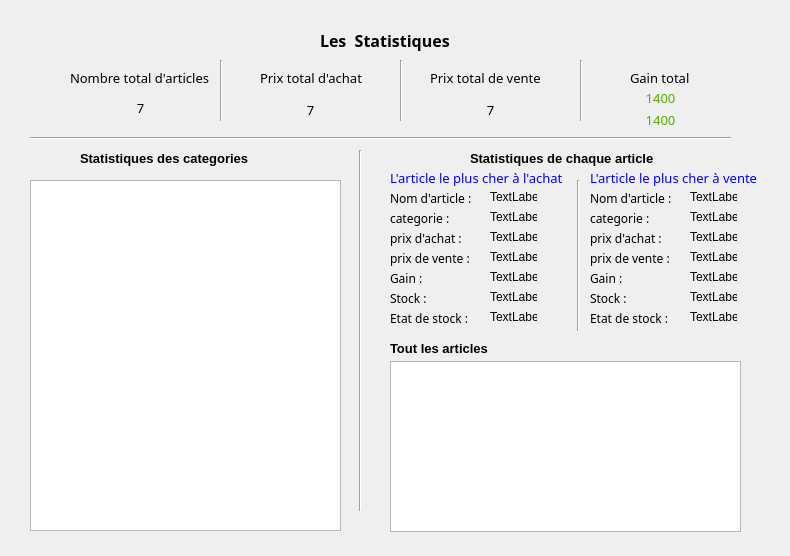
<?xml version="1.0" encoding="UTF-8"?>
<ui version="4.0">
 <class>Form</class>
 <widget class="QWidget" name="Form">
  <property name="geometry">
   <rect>
    <x>0</x>
    <y>0</y>
    <width>790</width>
    <height>556</height>
   </rect>
  </property>
  <property name="windowTitle">
   <string>Form</string>
  </property>
  <widget class="QLabel" name="label_6">
   <property name="geometry">
    <rect>
     <x>320</x>
     <y>30</y>
     <width>141</width>
     <height>21</height>
    </rect>
   </property>
   <property name="font">
    <font>
     <family>Neue Haas Grotesk Text Pro Blac</family>
     <pointsize>12</pointsize>
     <weight>75</weight>
     <bold>true</bold>
    </font>
   </property>
   <property name="text">
    <string>Les  Statistiques</string>
   </property>
  </widget>
  <widget class="QLabel" name="nbr">
   <property name="geometry">
    <rect>
     <x>70</x>
     <y>70</y>
     <width>151</width>
     <height>16</height>
    </rect>
   </property>
   <property name="font">
    <font>
     <family>Neue Haas Grotesk Text Pro Medi</family>
     <pointsize>10</pointsize>
     <weight>50</weight>
     <bold>false</bold>
    </font>
   </property>
   <property name="text">
    <string>Nombre total d'articles </string>
   </property>
  </widget>
  <widget class="QLabel" name="label_4">
   <property name="geometry">
    <rect>
     <x>260</x>
     <y>70</y>
     <width>111</width>
     <height>16</height>
    </rect>
   </property>
   <property name="font">
    <font>
     <family>Neue Haas Grotesk Text Pro Medi</family>
     <pointsize>10</pointsize>
     <weight>50</weight>
     <bold>false</bold>
    </font>
   </property>
   <property name="text">
    <string>Prix total d'achat</string>
   </property>
  </widget>
  <widget class="QLabel" name="label_5">
   <property name="geometry">
    <rect>
     <x>430</x>
     <y>70</y>
     <width>131</width>
     <height>16</height>
    </rect>
   </property>
   <property name="font">
    <font>
     <family>Neue Haas Grotesk Text Pro Medi</family>
     <pointsize>10</pointsize>
     <weight>50</weight>
     <bold>false</bold>
    </font>
   </property>
   <property name="text">
    <string>Prix total de vente</string>
   </property>
  </widget>
  <widget class="QLabel" name="nbrTotal">
   <property name="geometry">
    <rect>
     <x>110</x>
     <y>100</y>
     <width>61</width>
     <height>16</height>
    </rect>
   </property>
   <property name="font">
    <font>
     <family>Neue Haas Grotesk Text Pro Medi</family>
     <pointsize>10</pointsize>
     <weight>50</weight>
     <bold>false</bold>
    </font>
   </property>
   <property name="layoutDirection">
    <enum>Qt::LeftToRight</enum>
   </property>
   <property name="text">
    <string>7</string>
   </property>
   <property name="alignment">
    <set>Qt::AlignCenter</set>
   </property>
  </widget>
  <widget class="QLabel" name="label_10">
   <property name="geometry">
    <rect>
     <x>630</x>
     <y>70</y>
     <width>71</width>
     <height>16</height>
    </rect>
   </property>
   <property name="font">
    <font>
     <family>Neue Haas Grotesk Text Pro Medi</family>
     <pointsize>10</pointsize>
     <weight>50</weight>
     <bold>false</bold>
    </font>
   </property>
   <property name="text">
    <string>Gain total</string>
   </property>
  </widget>
  <widget class="QLabel" name="gainTotal">
   <property name="geometry">
    <rect>
     <x>600</x>
     <y>90</y>
     <width>121</width>
     <height>16</height>
    </rect>
   </property>
   <property name="font">
    <font>
     <family>Neue Haas Grotesk Text Pro Medi</family>
     <pointsize>10</pointsize>
     <weight>50</weight>
     <bold>false</bold>
    </font>
   </property>
   <property name="styleSheet">
    <string notr="true">color: rgb(85, 170, 0);</string>
   </property>
   <property name="text">
    <string>1400</string>
   </property>
   <property name="alignment">
    <set>Qt::AlignCenter</set>
   </property>
  </widget>
  <widget class="Line" name="line">
   <property name="geometry">
    <rect>
     <x>220</x>
     <y>60</y>
     <width>3</width>
     <height>61</height>
    </rect>
   </property>
   <property name="orientation">
    <enum>Qt::Vertical</enum>
   </property>
  </widget>
  <widget class="Line" name="line_2">
   <property name="geometry">
    <rect>
     <x>400</x>
     <y>60</y>
     <width>3</width>
     <height>61</height>
    </rect>
   </property>
   <property name="orientation">
    <enum>Qt::Vertical</enum>
   </property>
  </widget>
  <widget class="Line" name="line_3">
   <property name="geometry">
    <rect>
     <x>580</x>
     <y>60</y>
     <width>3</width>
     <height>61</height>
    </rect>
   </property>
   <property name="orientation">
    <enum>Qt::Vertical</enum>
   </property>
  </widget>
  <widget class="QLabel" name="achatTotal">
   <property name="geometry">
    <rect>
     <x>230</x>
     <y>100</y>
     <width>161</width>
     <height>20</height>
    </rect>
   </property>
   <property name="font">
    <font>
     <family>Neue Haas Grotesk Text Pro Medi</family>
     <pointsize>10</pointsize>
     <weight>50</weight>
     <bold>false</bold>
    </font>
   </property>
   <property name="layoutDirection">
    <enum>Qt::LeftToRight</enum>
   </property>
   <property name="text">
    <string>7</string>
   </property>
   <property name="alignment">
    <set>Qt::AlignCenter</set>
   </property>
  </widget>
  <widget class="QLabel" name="venteTotal">
   <property name="geometry">
    <rect>
     <x>410</x>
     <y>100</y>
     <width>161</width>
     <height>20</height>
    </rect>
   </property>
   <property name="font">
    <font>
     <family>Neue Haas Grotesk Text Pro Medi</family>
     <pointsize>10</pointsize>
     <weight>50</weight>
     <bold>false</bold>
    </font>
   </property>
   <property name="layoutDirection">
    <enum>Qt::LeftToRight</enum>
   </property>
   <property name="text">
    <string>7</string>
   </property>
   <property name="alignment">
    <set>Qt::AlignCenter</set>
   </property>
  </widget>
  <widget class="QLabel" name="gainTotalPercent">
   <property name="geometry">
    <rect>
     <x>590</x>
     <y>110</y>
     <width>141</width>
     <height>20</height>
    </rect>
   </property>
   <property name="font">
    <font>
     <family>Neue Haas Grotesk Text Pro Medi</family>
     <pointsize>10</pointsize>
     <weight>50</weight>
     <bold>false</bold>
    </font>
   </property>
   <property name="styleSheet">
    <string notr="true">color: rgb(85, 170, 0);</string>
   </property>
   <property name="text">
    <string>1400</string>
   </property>
   <property name="alignment">
    <set>Qt::AlignCenter</set>
   </property>
  </widget>
  <widget class="QListView" name="stqCat">
   <property name="geometry">
    <rect>
     <x>30</x>
     <y>180</y>
     <width>311</width>
     <height>351</height>
    </rect>
   </property>
  </widget>
  <widget class="QListView" name="statArticle">
   <property name="geometry">
    <rect>
     <x>390</x>
     <y>361</y>
     <width>351</width>
     <height>171</height>
    </rect>
   </property>
  </widget>
  <widget class="Line" name="line_4">
   <property name="geometry">
    <rect>
     <x>30</x>
     <y>130</y>
     <width>701</width>
     <height>16</height>
    </rect>
   </property>
   <property name="orientation">
    <enum>Qt::Horizontal</enum>
   </property>
  </widget>
  <widget class="QLabel" name="label">
   <property name="geometry">
    <rect>
     <x>470</x>
     <y>150</y>
     <width>201</width>
     <height>16</height>
    </rect>
   </property>
   <property name="font">
    <font>
     <pointsize>10</pointsize>
     <weight>75</weight>
     <bold>true</bold>
    </font>
   </property>
   <property name="text">
    <string>Statistiques de chaque article</string>
   </property>
  </widget>
  <widget class="QLabel" name="title_3">
   <property name="geometry">
    <rect>
     <x>390</x>
     <y>170</y>
     <width>181</width>
     <height>16</height>
    </rect>
   </property>
   <property name="font">
    <font>
     <family>Neue Haas Grotesk Text Pro Medi</family>
     <pointsize>10</pointsize>
     <weight>50</weight>
     <bold>false</bold>
    </font>
   </property>
   <property name="styleSheet">
    <string notr="true">color: rgb(0, 0, 255);</string>
   </property>
   <property name="text">
    <string>L'article le plus cher à l'achat</string>
   </property>
  </widget>
  <widget class="QLabel" name="label_2">
   <property name="geometry">
    <rect>
     <x>80</x>
     <y>150</y>
     <width>201</width>
     <height>16</height>
    </rect>
   </property>
   <property name="font">
    <font>
     <pointsize>10</pointsize>
     <weight>75</weight>
     <bold>true</bold>
    </font>
   </property>
   <property name="text">
    <string>Statistiques des categories</string>
   </property>
  </widget>
  <widget class="Line" name="line_5">
   <property name="geometry">
    <rect>
     <x>350</x>
     <y>150</y>
     <width>20</width>
     <height>361</height>
    </rect>
   </property>
   <property name="orientation">
    <enum>Qt::Vertical</enum>
   </property>
  </widget>
  <widget class="Line" name="line_6">
   <property name="geometry">
    <rect>
     <x>570</x>
     <y>180</y>
     <width>16</width>
     <height>151</height>
    </rect>
   </property>
   <property name="orientation">
    <enum>Qt::Vertical</enum>
   </property>
  </widget>
  <widget class="QLabel" name="title_4">
   <property name="geometry">
    <rect>
     <x>590</x>
     <y>170</y>
     <width>181</width>
     <height>16</height>
    </rect>
   </property>
   <property name="font">
    <font>
     <family>Neue Haas Grotesk Text Pro Medi</family>
     <pointsize>10</pointsize>
     <weight>50</weight>
     <bold>false</bold>
    </font>
   </property>
   <property name="styleSheet">
    <string notr="true">color: rgb(0, 0, 255);</string>
   </property>
   <property name="text">
    <string>L'article le plus cher à vente</string>
   </property>
  </widget>
  <widget class="QLabel" name="title_5">
   <property name="geometry">
    <rect>
     <x>390</x>
     <y>190</y>
     <width>81</width>
     <height>16</height>
    </rect>
   </property>
   <property name="font">
    <font>
     <family>Neue Haas Grotesk Text Pro Medi</family>
     <pointsize>9</pointsize>
     <weight>50</weight>
     <bold>false</bold>
    </font>
   </property>
   <property name="text">
    <string>Nom d'article :</string>
   </property>
  </widget>
  <widget class="QLabel" name="title_6">
   <property name="geometry">
    <rect>
     <x>390</x>
     <y>230</y>
     <width>81</width>
     <height>16</height>
    </rect>
   </property>
   <property name="font">
    <font>
     <family>Neue Haas Grotesk Text Pro Medi</family>
     <pointsize>9</pointsize>
     <weight>50</weight>
     <bold>false</bold>
    </font>
   </property>
   <property name="text">
    <string>prix d'achat :</string>
   </property>
  </widget>
  <widget class="QLabel" name="title_7">
   <property name="geometry">
    <rect>
     <x>390</x>
     <y>210</y>
     <width>81</width>
     <height>16</height>
    </rect>
   </property>
   <property name="font">
    <font>
     <family>Neue Haas Grotesk Text Pro Medi</family>
     <pointsize>9</pointsize>
     <weight>50</weight>
     <bold>false</bold>
    </font>
   </property>
   <property name="text">
    <string>categorie :</string>
   </property>
  </widget>
  <widget class="QLabel" name="title_8">
   <property name="geometry">
    <rect>
     <x>390</x>
     <y>250</y>
     <width>81</width>
     <height>16</height>
    </rect>
   </property>
   <property name="font">
    <font>
     <family>Neue Haas Grotesk Text Pro Medi</family>
     <pointsize>9</pointsize>
     <weight>50</weight>
     <bold>false</bold>
    </font>
   </property>
   <property name="text">
    <string>prix de vente :</string>
   </property>
  </widget>
  <widget class="QLabel" name="title_9">
   <property name="geometry">
    <rect>
     <x>390</x>
     <y>270</y>
     <width>81</width>
     <height>16</height>
    </rect>
   </property>
   <property name="font">
    <font>
     <family>Neue Haas Grotesk Text Pro Medi</family>
     <pointsize>9</pointsize>
     <weight>50</weight>
     <bold>false</bold>
    </font>
   </property>
   <property name="text">
    <string>Gain : </string>
   </property>
  </widget>
  <widget class="QLabel" name="title_10">
   <property name="geometry">
    <rect>
     <x>590</x>
     <y>250</y>
     <width>81</width>
     <height>16</height>
    </rect>
   </property>
   <property name="font">
    <font>
     <family>Neue Haas Grotesk Text Pro Medi</family>
     <pointsize>9</pointsize>
     <weight>50</weight>
     <bold>false</bold>
    </font>
   </property>
   <property name="text">
    <string>prix de vente :</string>
   </property>
  </widget>
  <widget class="QLabel" name="title_11">
   <property name="geometry">
    <rect>
     <x>590</x>
     <y>230</y>
     <width>81</width>
     <height>16</height>
    </rect>
   </property>
   <property name="font">
    <font>
     <family>Neue Haas Grotesk Text Pro Medi</family>
     <pointsize>9</pointsize>
     <weight>50</weight>
     <bold>false</bold>
    </font>
   </property>
   <property name="text">
    <string>prix d'achat :</string>
   </property>
  </widget>
  <widget class="QLabel" name="title_12">
   <property name="geometry">
    <rect>
     <x>590</x>
     <y>190</y>
     <width>81</width>
     <height>16</height>
    </rect>
   </property>
   <property name="font">
    <font>
     <family>Neue Haas Grotesk Text Pro Medi</family>
     <pointsize>9</pointsize>
     <weight>50</weight>
     <bold>false</bold>
    </font>
   </property>
   <property name="text">
    <string>Nom d'article :</string>
   </property>
  </widget>
  <widget class="QLabel" name="title_13">
   <property name="geometry">
    <rect>
     <x>590</x>
     <y>270</y>
     <width>81</width>
     <height>16</height>
    </rect>
   </property>
   <property name="font">
    <font>
     <family>Neue Haas Grotesk Text Pro Medi</family>
     <pointsize>9</pointsize>
     <weight>50</weight>
     <bold>false</bold>
    </font>
   </property>
   <property name="text">
    <string>Gain : </string>
   </property>
  </widget>
  <widget class="QLabel" name="title_14">
   <property name="geometry">
    <rect>
     <x>590</x>
     <y>210</y>
     <width>81</width>
     <height>16</height>
    </rect>
   </property>
   <property name="font">
    <font>
     <family>Neue Haas Grotesk Text Pro Medi</family>
     <pointsize>9</pointsize>
     <weight>50</weight>
     <bold>false</bold>
    </font>
   </property>
   <property name="text">
    <string>categorie :</string>
   </property>
  </widget>
  <widget class="QLabel" name="title_15">
   <property name="geometry">
    <rect>
     <x>390</x>
     <y>290</y>
     <width>81</width>
     <height>16</height>
    </rect>
   </property>
   <property name="font">
    <font>
     <family>Neue Haas Grotesk Text Pro Medi</family>
     <pointsize>9</pointsize>
     <weight>50</weight>
     <bold>false</bold>
    </font>
   </property>
   <property name="text">
    <string>Stock : </string>
   </property>
  </widget>
  <widget class="QLabel" name="title_16">
   <property name="geometry">
    <rect>
     <x>590</x>
     <y>290</y>
     <width>81</width>
     <height>16</height>
    </rect>
   </property>
   <property name="font">
    <font>
     <family>Neue Haas Grotesk Text Pro Medi</family>
     <pointsize>9</pointsize>
     <weight>50</weight>
     <bold>false</bold>
    </font>
   </property>
   <property name="text">
    <string>Stock : </string>
   </property>
  </widget>
  <widget class="QLabel" name="pAchatNom">
   <property name="geometry">
    <rect>
     <x>490</x>
     <y>190</y>
     <width>47</width>
     <height>13</height>
    </rect>
   </property>
   <property name="text">
    <string>TextLabel</string>
   </property>
  </widget>
  <widget class="QLabel" name="pAchatCat">
   <property name="geometry">
    <rect>
     <x>490</x>
     <y>210</y>
     <width>47</width>
     <height>13</height>
    </rect>
   </property>
   <property name="text">
    <string>TextLabel</string>
   </property>
  </widget>
  <widget class="QLabel" name="pAchatPAchat">
   <property name="geometry">
    <rect>
     <x>490</x>
     <y>230</y>
     <width>47</width>
     <height>13</height>
    </rect>
   </property>
   <property name="text">
    <string>TextLabel</string>
   </property>
  </widget>
  <widget class="QLabel" name="pAchatPVente">
   <property name="geometry">
    <rect>
     <x>490</x>
     <y>250</y>
     <width>47</width>
     <height>13</height>
    </rect>
   </property>
   <property name="text">
    <string>TextLabel</string>
   </property>
  </widget>
  <widget class="QLabel" name="pAchatGain">
   <property name="geometry">
    <rect>
     <x>490</x>
     <y>270</y>
     <width>47</width>
     <height>13</height>
    </rect>
   </property>
   <property name="text">
    <string>TextLabel</string>
   </property>
  </widget>
  <widget class="QLabel" name="pAchatStock">
   <property name="geometry">
    <rect>
     <x>490</x>
     <y>290</y>
     <width>47</width>
     <height>13</height>
    </rect>
   </property>
   <property name="text">
    <string>TextLabel</string>
   </property>
  </widget>
  <widget class="QLabel" name="pVenteStock">
   <property name="geometry">
    <rect>
     <x>690</x>
     <y>290</y>
     <width>47</width>
     <height>13</height>
    </rect>
   </property>
   <property name="text">
    <string>TextLabel</string>
   </property>
  </widget>
  <widget class="QLabel" name="pVenteNom">
   <property name="geometry">
    <rect>
     <x>690</x>
     <y>190</y>
     <width>47</width>
     <height>13</height>
    </rect>
   </property>
   <property name="text">
    <string>TextLabel</string>
   </property>
  </widget>
  <widget class="QLabel" name="pVenteCat">
   <property name="geometry">
    <rect>
     <x>690</x>
     <y>210</y>
     <width>47</width>
     <height>13</height>
    </rect>
   </property>
   <property name="text">
    <string>TextLabel</string>
   </property>
  </widget>
  <widget class="QLabel" name="pVentePAchat">
   <property name="geometry">
    <rect>
     <x>690</x>
     <y>230</y>
     <width>47</width>
     <height>13</height>
    </rect>
   </property>
   <property name="text">
    <string>TextLabel</string>
   </property>
  </widget>
  <widget class="QLabel" name="pVenteGain">
   <property name="geometry">
    <rect>
     <x>690</x>
     <y>270</y>
     <width>47</width>
     <height>13</height>
    </rect>
   </property>
   <property name="text">
    <string>TextLabel</string>
   </property>
  </widget>
  <widget class="QLabel" name="pVentePVente">
   <property name="geometry">
    <rect>
     <x>690</x>
     <y>250</y>
     <width>47</width>
     <height>13</height>
    </rect>
   </property>
   <property name="text">
    <string>TextLabel</string>
   </property>
  </widget>
  <widget class="QLabel" name="pAchatEtat">
   <property name="geometry">
    <rect>
     <x>490</x>
     <y>310</y>
     <width>47</width>
     <height>13</height>
    </rect>
   </property>
   <property name="text">
    <string>TextLabel</string>
   </property>
  </widget>
  <widget class="QLabel" name="title_17">
   <property name="geometry">
    <rect>
     <x>390</x>
     <y>310</y>
     <width>81</width>
     <height>16</height>
    </rect>
   </property>
   <property name="font">
    <font>
     <family>Neue Haas Grotesk Text Pro Medi</family>
     <pointsize>9</pointsize>
     <weight>50</weight>
     <bold>false</bold>
    </font>
   </property>
   <property name="text">
    <string>Etat de stock :</string>
   </property>
  </widget>
  <widget class="QLabel" name="pVenteEtat">
   <property name="geometry">
    <rect>
     <x>690</x>
     <y>310</y>
     <width>47</width>
     <height>13</height>
    </rect>
   </property>
   <property name="text">
    <string>TextLabel</string>
   </property>
  </widget>
  <widget class="QLabel" name="title_18">
   <property name="geometry">
    <rect>
     <x>590</x>
     <y>310</y>
     <width>81</width>
     <height>16</height>
    </rect>
   </property>
   <property name="font">
    <font>
     <family>Neue Haas Grotesk Text Pro Medi</family>
     <pointsize>9</pointsize>
     <weight>50</weight>
     <bold>false</bold>
    </font>
   </property>
   <property name="text">
    <string>Etat de stock :</string>
   </property>
  </widget>
  <widget class="QLabel" name="label_3">
   <property name="geometry">
    <rect>
     <x>390</x>
     <y>340</y>
     <width>201</width>
     <height>16</height>
    </rect>
   </property>
   <property name="font">
    <font>
     <pointsize>10</pointsize>
     <weight>75</weight>
     <bold>true</bold>
    </font>
   </property>
   <property name="text">
    <string>Tout les articles</string>
   </property>
  </widget>
 </widget>
 <resources/>
 <connections/>
</ui>
